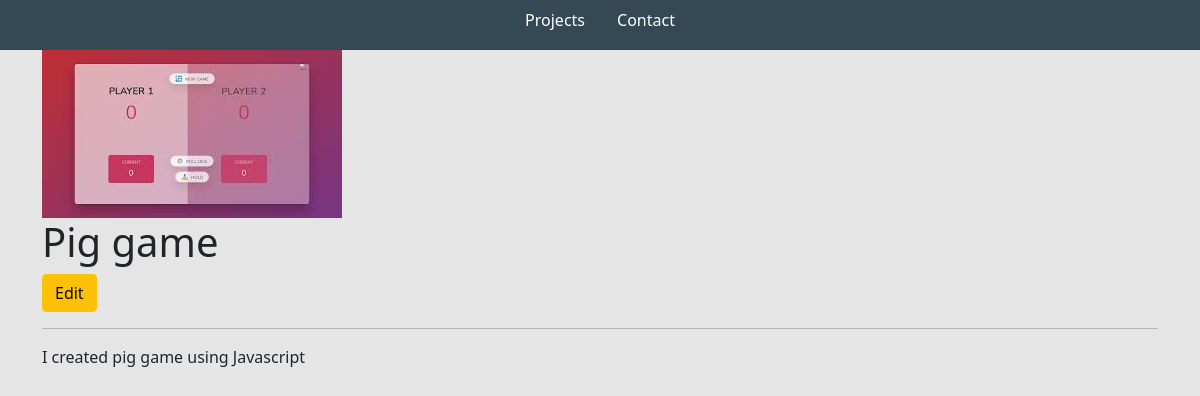
The app's page /project/fc3ae205-385b-4fb9-81c0-144d55b36248/ with its own data.
### base/models.py (models this page shows, shortened)
class Project(models.Model):
    title = models.CharField(max_length=200)
    thumbnail = models.ImageField(null=True)
    body = RichTextUploadingField()
    slug = models.SlugField(null=True, blank=True)
    created = models.DateTimeField(auto_now_add=True)
    id = models.UUIDField(default=uuid.uuid4, unique=True,primary_key=True, editable=False)

### base/views.py (the view)
# urls.py: path('project/<str:pk>/', views.projectsPage, name='project'),
def projectsPage(request,pk):
    project = Project.objects.get(id=pk)
    context={"project": project}
    return render(request, 'base/project.html',context)

### base/templates/base/project.html
{% extends 'base/main.html' %}
{% load static %}
{% block content %}
<div class="container">
    <img class="project--image" src="{{project.thumbnail.url}}">
    <h1>{{project.title}}</h1>
    <a class="btn btn-warning" href="{% url 'edit-project' project.id %}">Edit</a>
    <hr>
    <p>{{project.body|safe}}</p>
</div>
{% endblock %}

### static/styles/main.css (style rules this page uses)
body { background-color: #e5e5e5; }
.project--image { max-width: 800px; }

### records on screen
Project: thumbnail (picture), title "Pig game", body "I created pig game using Javascript"
